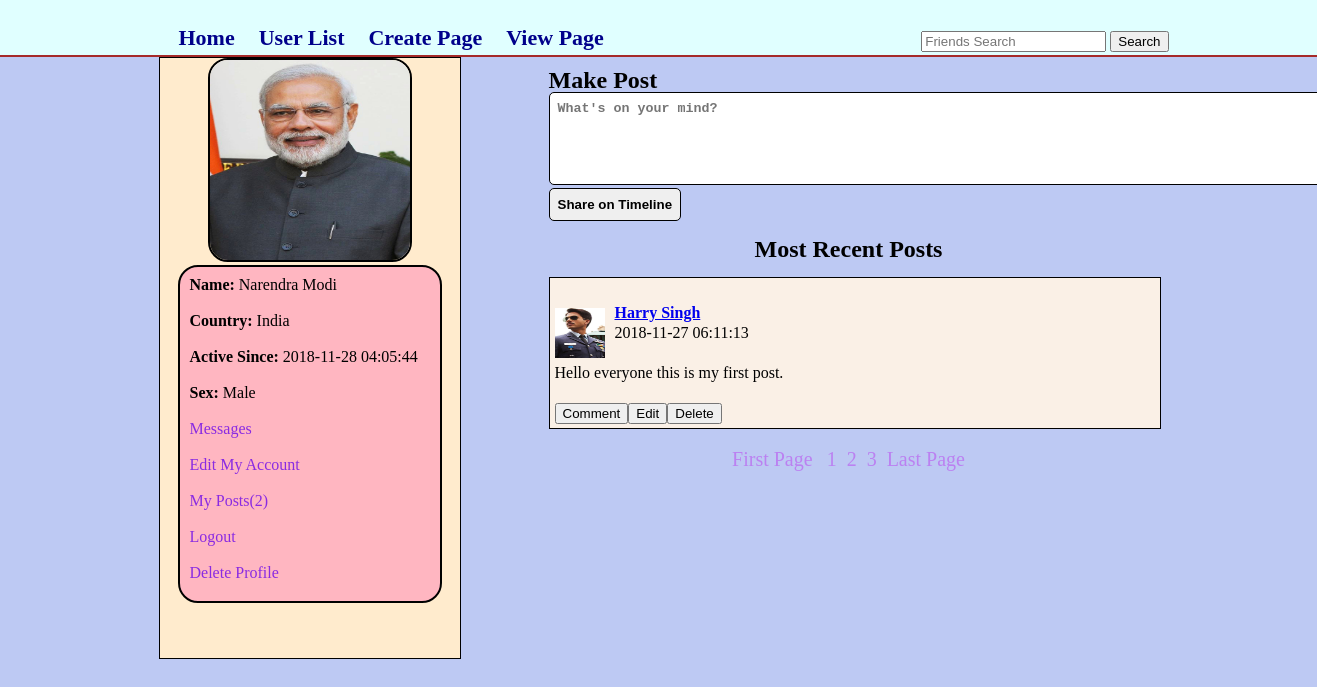
Page /Social/home.php?page=3 (signed in) on the committed database.
### tables this page shows
CREATE TABLE `users` (
  `user_id` int(11) NOT NULL,
  `user_name` varchar(100) NOT NULL,
  `user_pass` varchar(100) NOT NULL,
  `user_email` varchar(100) NOT NULL,
  `user_country` varchar(100) NOT NULL,
  `user_gender` varchar(100) NOT NULL,
  `user_b_day` date NOT NULL,
  `user_image` text NOT NULL,
  `register_date` timestamp NOT NULL DEFAULT CURRENT_TIMESTAMP ON UPDATE CURRENT_TIMESTAMP,
  `last_login` timestamp NOT NULL DEFAULT CURRENT_TIMESTAMP,
  `status` text NOT NULL,
  `posts` text NOT NULL,
  `page` text NOT NULL,
  `today_date` date DEFAULT NULL
);

CREATE TABLE `posts` (
  `post_id` int(11) NOT NULL,
  `user_id` int(11) NOT NULL,
  `post_content` text NOT NULL,
  `post_date` timestamp NOT NULL DEFAULT CURRENT_TIMESTAMP ON UPDATE CURRENT_TIMESTAMP
);

### Social/home.php (the view, shortened to what this page needs)
<?php
include("includes/connection.php");
if(!isset($_SESSION['user_email'])){
    header("location: index.php");
}
else{
?>
<!DOCTYPE html>
<html>
    <head>
    <link rel="stylesheet" href="styles/home_style.css" media="all" />
    </head>
<body>
    <div class="container">
        <div id="head_wrap">
            <div id="header">
                <ul id ="menu">
                    <li><a href="home.php">Home</a></li>
                    <li><a href="friends.php">User List</a></li>
                    <li><a href="cr_page.php">Create Page</a></li>
                    <li><a href="view_page.php">View Page</a></li>
                </ul>
                <form method="get" action="results.php" id="form1">
                    <input type="text" name="user_query" placeholder="Friends Search"/>
                    <input type="submit" name="search" value="Search"/>
                </form>
            </div>
        </div>
        <div class="content">
            <div id="user_timeline">
                <div id="user_details">
                    <?php
                    $user=$_SESSION['user_email'];
                    $get_user="select * from users where user_email='$user' ";
                    $run_user= mysqli_query($con,$get_user);
                    $row=mysqli_fetch_array($run_user);
                    $user_image = $row['user_image'];
                    $user_id = $row['user_id'];
                    $user_name = $row['user_name'];
                    $user_country = $row['user_country'];
                    $last_login = $row['last_login'];
                    $user_gender = $row['user_gender'];
                    $user_posts = "select * from posts where user_id='$user_id'";
                    $run_posts = mysqli_query($con,$user_posts);
                    $post_count = mysqli_num_rows($run_posts);
                    echo"
                        <center><img src='user/user_images/$user_image' width='200' height='200' /></center>
                        <div id='user_mention'>
                        <p><strong>Name:</strong> $user_name</p>
                        <p><strong>Country:</strong> $user_country</p>
                        <p><strong>Active Since: </strong> $last_login</p>
                        <p><strong>Sex:</strong> $user_gender</p>
                        <p><a href='messages.php?u_id=$user_id'>Messages</a></p>
                        <p><a href='edit_profile.php?u_id=$user_id'>Edit My Account</a></p>
                        <p><a href='posts.php'>My Posts($post_count)</a></p>
                        <p><a href='logout.php'>Logout</a></p>
                        <p><a href='delete_profile.php'>Delete Profile</a></p>
                        </div>
                    ";
                    ?>
                </div>
            </div>
            <div id="content_timeline">
                <form action="home.php?id=<?php echo $user_id;?>" method="post" id="f">
                <h2>Make Post </h2>
                <textarea cols="98" rows="5" name="content" placeholder="What's on your mind?" required="required"></textarea><br/>
                <input type="submit" name="sub" value="Share on Timeline"/>
                </form>
                <?php
                include("functions/functions.php");
                ?>
                    </br><center><h2>  Most Recent Posts </h2></center></br>
                    <?php include("functions/function_getposts.php") ?>
            </div>
        </div>
</body>
</html>
<?php } ?>

### Social/functions/function_getposts.php (shortened to what this page needs)
<?php
global $con;
$per_page=5;
if(isset($_GET['page'])){
    $page = $_GET['page'];
}
else{
    $page=1;
}
$start_from = ($page-1) * $per_page;
$get_posts ="select * from posts ORDER by 1 DESC LIMIT $start_from,$per_page";
$run_posts = mysqli_query($con,$get_posts);
while($row_posts=mysqli_fetch_array($run_posts)){
    $post_id = $row_posts['post_id'];
    $user_id = $row_posts['user_id'];
    $content = $row_posts['post_content'];
    $post_date = $row_posts['post_date'];
    $user = "select * from users where user_id='$user_id' AND posts='yes'";
    $run_user = mysqli_query($con,$user);
    $row_user = mysqli_fetch_array($run_user);
    $user_name = $row_user['user_name'];
    $user_image = $row_user['user_image'];
    echo"<div id='posts'>
    </br><p><img src='user/user_images/$user_image' width='50' height='50'></p>
    <h4><a href='user_profile.php?u_id=$user_id'>$user_name</a></h4>
    <p>$post_date</p></br>
    <p>$content</p>
    </br><a href='single.php?post_id=$post_id' style='float:left;'><button> Comment</button></a>
    <a href='edit.php?post_id=$post_id' style='float:left;'><button> Edit</button></a>
    <a href='delete.php?post_id=$post_id' style='float:left;'><button> Delete</button></a></br>
    </div>
    ";
}
include("page.php");
?>

### Social/styles/home_style.css (style rules this page uses)
html, body, div, span, applet, object, iframe, h1, h2, h3, h4, h5, h6, p, blockquote, pre, a, abbr, acronym, address, big, cite, code, del, dfn, em, img, ins, kbd, q, s, samp, small, strike, strong, sub, sup, tt, var, b, u, i, center, dl, dt, dd, ol, ul, li, fieldset, form, label, legend, table, caption, tbody, tfoot, thead, tr, th, td, article, aside, canvas, details, embed, figure, figcaption, footer, header, hgroup, menu, nav, output, ruby, section, summary, time, mark, audio, video { margin: 0; padding: 0; border: 0; }
body { line-height: 1; background-color: rgb(189, 201, 243); }
.container { margin: 0; padding: 0; background-color: seashell; }
#head_wrap { width: 100%; height: 35px; margin: 0 auto; border-bottom: 2px solid brown; padding: 10px; background-color: lightcyan; }
#header { margin: 0 auto; padding: 10px; width: 1000px; height: 1000px; }
#menu { line-height: 35px; padding: 0; margin: 0; float: left; }
#menu li { display: inline; list-style: none; }
#menu a { margin: 5px; padding: 5px; text-decoration: none; color: darkblue; font-weight: bolder; font-size: 22px; }
#form1 { float: right; line-height: 35px; padding-top: 3px; }
.content { width: 1000px; margin: 0 auto; background-color: blanchedalmond }
#user_timeline { background-color: blanchedalmond; width: 300px; float: left; height: 600px; border: 1.3px solid black; }
#user_details img { border:2px solid black; border-radius: 20px; }
#user_details p { margin-bottom: 10px; padding: 5px; }
#user_details a { color: blueviolet; font-optical-sizing: 20px; text-decoration: none; }
#user_mention { background:lightpink; border:2px solid black; border-radius: 20px; width: 250px; margin: 0 auto; padding: 5px; }
#content_timeline { float: right; width: 600px; padding: 10px; }
#f input { padding: 8px; border:1px solid black; border-radius: 5px; font-weight: bolder; }
#f textarea { padding: 8px; border:1px solid black; border-radius: 5px; font-weight: bolder; }
#f h2 { color: black; font-family: 'Times New Roman', Times, serif; font-weight: bolder; }
#posts { width: 600px; background: linen; padding: 5px; line-height:20px; border: 1px solid black; text-align: justify; margin-bottom: 10px; }
#posts img { float: left; padding-top: 5px; padding-right: 10px; }

### rows in the picture
users: user_image (picture), user_name "Narendra Modi", user_country "India", last_login "2018-11-28 04:05:44", user_gender "Male"
posts: user.user_image (picture), user.user_name "Harry Singh", post_date "2018-11-27 06:11:13", post_content "Hello everyone this is my first post."

### other values in the picture
$post_count "2"
